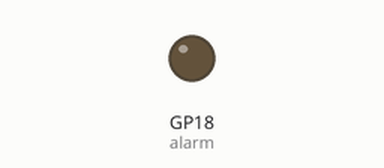
Recording of a program running on a simulated Raspberry Pi Pico running MicroPython. Parts: output pins drawn as LEDs (lit = HIGH). Values from a settings file that is not in the repository are placeholders; what the program prints to the serial console is not drawn.

Above: at 1.6 s.
Timing chart, 0 to 3.1 s (numbered marks = the images above):
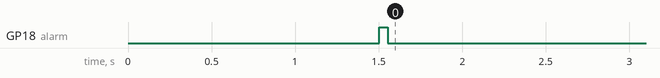

The program:

BMMR_CL24_pir_ifttt_2_0.py
```python
# Hardware platform: Pico W & Pico_
# Author : JC Santamaria
# Date : 2023 - 9 -16
# Goal : CL24 Enviar un email de alarma si hay un intruso
# Learning Target : Ver la integracion con IFTTT webhooks
# Ref : https://docs.sunfounder.com/projects/kepler-kit/en/latest/pyproject/py_pir.html
# Ref2: https://docs.sunfounder.com/projects/kepler-kit/en/latest/iotproject/3.ifttt_mail.html
# sunfounder version -> 1.1 : re-armado de la alarma y no un simple reset + visualuzacion de texto de respuesta
# 1.1 -> 2.1 incluir valor de identificacion de PIR en value1

# Informative block - start
p_ucontroler = "Pico W only"
p_keyOhw = " PIR 3.3 volt on GPIO17 + buzzer GPIO16 + reset button GPIO18"
# tiempo de bloqueo 2 segundos , tiempo de retardo 2 segundos
p_project = "PIR+buzzer -> by IFTTT send a mail+ 1 value"
p_version = "2.1"
print(f"Microcontroler: {p_ucontroler} - Key other HW : {p_keyOhw}")
print(f"Program: {p_project} - Version: {p_version}")
# Informative block - end

import machine
import utime
import urequests
from secrets import *
from do_connect import *

# Conecto al wifi
do_connect()

# Declaro los pines que tiene funciones & inicializo valiable global manejada por irq
pir_sensor = machine.Pin(17, machine.Pin.IN)
alarm = machine.Pin(18, machine.Pin.OUT)
boton_reset=machine.Pin(16,machine.Pin.IN)

# inicializo valiable global manejada por irq + el mensaje de la API IFTTT
event='CMM_PIR_alarma'
message=f"https://maker.ifttt.com/trigger/{event}/with/key/{secrets['webhooks_key']}"
warn_flag=False

# Un pitido al inicio, para indicar inici
alarm.high()
utime.sleep_ms(50)
alarm.low()

# START FUNCTION DEFINITION
def movimiento_detectado(pin):
    # respuesta = urequests.post(message)
    val1 = 'PIR15'
    messagev = message + '?value1=' + val1
    respuesta = urequests.get(messagev) # da igual GET o POST
    print(respuesta.reason, respuesta.text)
    global warn_flag
    warn_flag=True
    pir_sensor.irq(handler=None) # DESACTIVA LA INTERRUPCION UNA VEZ SATADA LA ALARMA

def reset_alarma(pin):
    global warn_flag
    warn_flag=False
    pir_sensor.irq(trigger=machine.Pin.IRQ_RISING, handler=movimiento_detectado) # ARMA LA ALARMA DE NUEVO
    print("Alarma re-armada")

# END FUNCTION DEFINITION

# DEFINO LAS INTERRUPCIONES DE pir Y BOTON DE RESET
boton_reset.irq(trigger=machine.Pin.IRQ_RISING, handler=reset_alarma)
pir_sensor.irq(trigger=machine.Pin.IRQ_RISING, handler=movimiento_detectado)

while True:
    if warn_flag==True:
        alarm.toggle()
        utime.sleep_ms(50)
        alarm.toggle()
    else:
        alarm.off()
        
```
